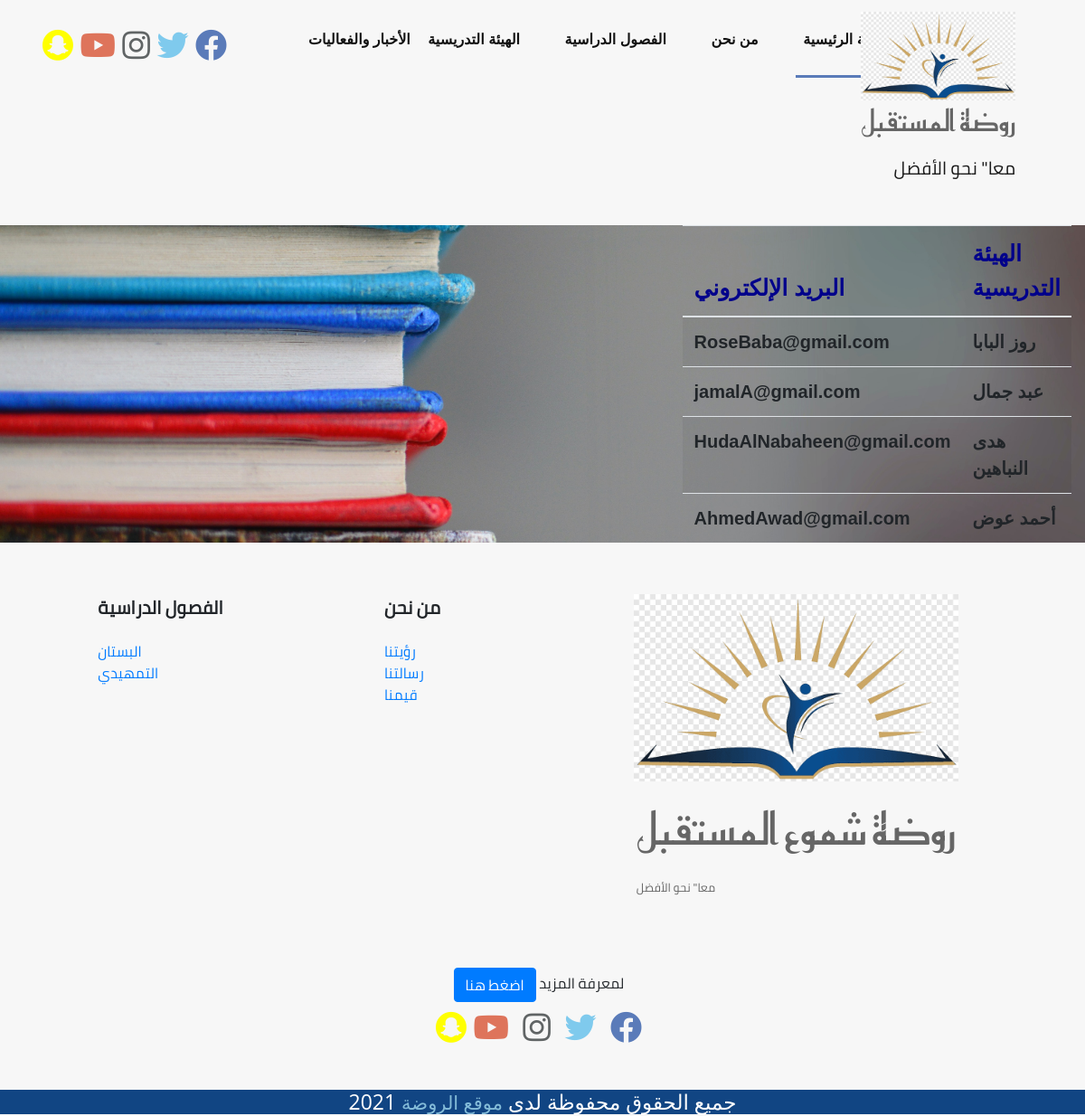
Page /teacher.php on the committed database.
### tables this page shows
CREATE TABLE `teacher` (
  `id` int(11) NOT NULL,
  `fname` varchar(255) NOT NULL,
  `lname` varchar(255) NOT NULL,
  `email` varchar(255) NOT NULL,
  `created_at` timestamp NOT NULL DEFAULT current_timestamp()
);

### teacher.php (the view, shortened to what this page needs)
<?php
require('./template/header.php');
 ?>
    <main>
      <div class="heroT"  >
       <div class="overlayT">
    <div class="container">
<table class="table table-striped table">
  <thead>
    <tr>
      <th class="tt"scope="col"> الهيئة التدريسية</th>
      <th class="tt" scope="col">البريد الإلكتروني</th>
    </tr>
  </thead>
  <tbody>
  <?php
                $connection = mysqli_connect("localhost", "root", "", "kindergartenpanel");
                $query = "SELECT * FROM teacher ";
                $query_run = mysqli_query($connection, $query);
                if(mysqli_num_rows($query_run)> 0) {
                  while ($row = mysqli_fetch_assoc($query_run)) {
                    $name=htmlspecialchars($row['fname']).' '.htmlspecialchars($row['lname']);
                ?>
    <tr>
      <td><?php echo $name ;?></td>
      <td><?php echo $row ['email'] ;?></td>
      <?php
                  }
                 } else {
                  echo "No Record Found";
                 }
?>
    </tr>
  </tbody>
</table>
        </div>
          </div>
             </div>
    </main>
    <?php
    require('./template/footer.php');
     ?>

### template/header.php (shortened to what this page needs)
<!DOCTYPE html>
<html lang="zxx">
<head>
    <link rel="stylesheet" href="./css/bootstrap.min.css" type="text/css">
    <link rel="stylesheet" href="./css/all.min.css" type="text/css">
    <link rel="stylesheet" href="./css/owl.carousel.min.css" type="text/css">
    <link rel="stylesheet" href="./css/magnific-popup.css" type="text/css">
    <link rel="stylesheet" href="./css/slicknav.min.css" type="text/css">
    <link rel="stylesheet" href="./css/style.css" type="text/css">
</head>
<body>
    <header class="header-section">
        <div class="container">
            <div class="row">
                <div class="col-lg-12">
                    <div class="logo">
                        <div class="top-social">
                <a href="https://www.facebook.com/مدارس-المناهج-almanahijschools-269501963157224/" target="_blank" ><i class="fab fa-facebook"></i></a>
                <a href="https://twitter.com/Almanahij" target="_blank" ><i class="fab fa-twitter"></i></a>
                <a href="https://www.instagram.com/almanahijschools/" target="_blank" ><i class="fab fa-instagram"></i></a>
                <a href="https://www.youtube.com/user/AlmanahijSchool" target="_blank" ><i class="fab fa-youtube"></i></a>
                <a href="https://accounts.snapchat.com/accounts/login?client_id=geo "
                   target="_blank"  ><i class="fab fa-snapchat"></i></a>
              </div>
                    </div>
                    <nav class="nav-menu mobile-menu">
                        <ul>
                            <li class="active"><a href="./index.php"> الصفحة الرئيسية  </a></li>
                            <li><a href="about.php"> من نحن  </a>
                            </li>
                             <li><a href="classes.php">الفصول الدراسية </a>
                            </li>
                            <li><a href="teacher.php">الهيئة التدريسية </a></li>
                            <li><a href="public.php"> الأخبار والفعاليات  </a>
                            </li>
                        </ul>
                    </nav>
<nav class="navbar navbar-light">
  <a class="navbar-brand" href="index.php">
    <img src="img/logo.png" class="d-inline-block align-top" alt=""><br>
  <p  class=" llogo d-inline-block align-center" >روضة المستقبل</p><br>
  <br>  <span>معا" نحو الأفضل</span> </p>
  </a>
</nav>
                        </div>
            </div>
        </div>
    </header>

### template/footer.php (shortened to what this page needs)
<footer class="page-footer font-small stylish-color-dark pt-4">
  <div class="container text-center text-md-left">
    <div class="row">
      <div class="col-md-4 mx-auto">
   <nav class="navbar navbar-light">
  <a class="navbar-brand" href="index.php">
    <img src="img/logo.png"  class="d-inline-block align-top" alt="">
  <p  class=" llogo2 d-inline-block align-bottom" >
     روضة شموع المستقبل
     <br><br>  <span>معا" نحو الأفضل</span> </p>
  </a>
</nav>
      </div>
      <div class="col-md-2 mx-auto">
<h5 class="font-weight-bold text-uppercase mt-3 mb-4">من نحن </h5>
        <ul class="list-unstyled">
          <li>
            <a href="about.php">رؤيتنا </a>
          </li>
          <li>
            <a href="about.php">رسالتنا </a>
          </li>
          <li>
            <a href="about.php">قيمنا </a>
          </li>
        </ul>
      </div>
      <div class="col-md-2 mx-auto">
<h5 class="font-weight-bold text-uppercase mt-3 mb-4">الفصول الدراسية</h5>
        <ul class="list-unstyled">
          <li>
            <a href="class2.php">البستان</a>
          </li>
          <li>
            <a href="class3.php">التمهيدي </a>
          </li>
        </ul>
      </div>
    </div>
  </div>
  <ul class="list-unstyled list-inline text-center py-2">
    <li class="list-inline-item">
      <h6 class="mb-1">لمعرفة المزيد</h6>
    </li>
    <li class="list-inline-item">
      <a href="about.php" class="btn btn-danger btn-rounded">اضغط هنا</a>
    </li>
  </ul>
  <ul class="list-unstyled list-inline text-center">
    <li class="list-inline-item">
      <a>
        <i class="fab fa-facebook"> </i>
      </a>
    </li>
    <li class="list-inline-item">
      <a>
        <i class="fab fa-twitter"> </i>
      </a>
    </li>
    <li class="list-inline-item">
      <a>
        <i class="fab fa-instagram"> </i>
      </a>
    </li>
    <li class="list-inline-item">
      <a>
        <i class="fab fa-youtube"> </i>
      </a>
    </li>
    <li class="list-inline-item">
      <a>
        <i class="fab fa-snapchat"> </i>
      </a>
    </li>
  </ul>
  <div class="copyright center">
            <p>جميع الحقوق محفوظة لدى  <a href="index.php">موقع الروضة</a>  2021 </p>
        </div>
</footer>
</body>
</html>

### css/style.css (style rules this page uses)
html, body { height: 100%; font-family: Arabic; direction: rtl; background:#f7f7f7 ; }
.llogo2 { float: left; padding: 40px 3px; margin-right: 0px; font-size: xxx-large; font-family: Arabic2; }
.llogo { float: left; padding: 10px 0; margin-right: 0px; font-size: xx-large; font-family: Arabic2; }
.llogo2 span { margin-right: 10px; font-family: Arabic; font-size: small; }
.fa-facebook ,.fa-snapchat,.fa-twitter,.fa-instagram,.fa-youtube { color: #5a7bb9; margin: 2px; font-size: 35px; }
.fa-twitter { color: #7fcaed; }
.fa-instagram { color: #606465; }
.fa-youtube { color: #de745b; }
.fa-snapchat { color: #ffff00; }
p { font-size: 15px; font-family: "Open Sans", sans-serif; color: #666666; font-weight: 400; line-height: 26px; margin: 0 0 15px 0; }
img { max-width: 100%; }
ul, ol { padding: 0; margin: 0; }
.logo { float: left; padding: 30px 0; margin-right: 80px; }
.logo a { display: inline-block; }
.nav-menu { float: left; }
.nav-menu ul li { list-style: none; display: inline-block; margin-right: 30px; position: relative; }
.nav-menu ul li:last-child { margin-right: 0; }
.nav-menu ul li.active a:after { opacity: 1; }
.nav-menu ul li a { font-size: 16px; font-weight: 700; text-transform: uppercase; color: #111111; display: block; padding: 32px 8px 30px; position: relative; font-family: "Quantico", sans-serif; }
.nav-menu ul li a:after { position: absolute; left: 0; bottom: 0; height: 3px; width: 100%; background: #5a7bb9; content: ""; opacity: 0; -webkit-transition: all 0.3s; -o-transition: all 0.3s; transition: all 0.3s; }
footer .copyright { text-align: center; background: #114583; margin-top: 50px; }
footer .copyright p { color: #fff; margin-bottom: 0; }
footer .copyright a { text-decoration: none; color: rgba(156, 213, 234, 0.83); font-size: 21px; }
.btn-danger { color: #fff; background-color: #007bff; border-color: #007bff; }
p { font-size: 23px; font-weight: 100px; }
.heroT { background:url(../img/about.jpg) no-repeat; background-size:cover; height:100%; width: 100%; font-size: 20px; margin: 20px 0; background-position: center; }
.overlayT { margin-left: 750px; font-weight: bold; height: 100%; font-family:sans-serif; border: 50px; }
.tt { font-size: 25px; color: darkblue; }

### rows in the picture
teacher: name "روز البابا", email "RoseBaba@gmail.com"
teacher: name "عبد جمال", email "jamalA@gmail.com"
teacher: name "هدى النباهين", email "HudaAlNabaheen@gmail.com"
teacher: name "أحمد عوض", email "AhmedAwad@gmail.com"
